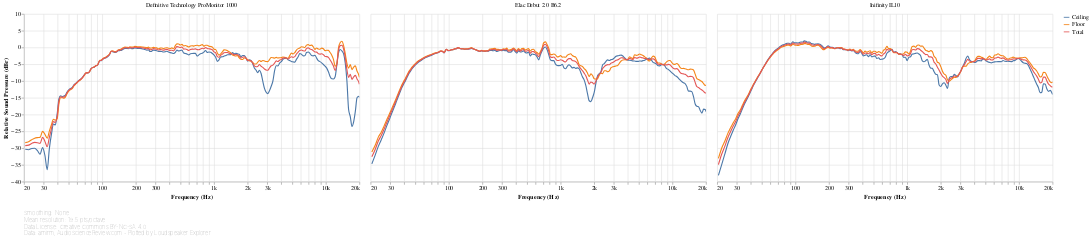

Write notebook code for a chart like this one.
### Markdown cell above
[ANSI-CTA-2034-A](https://shop.cta.tech/products/standard-method-of-measurement-for-in-home-loudspeakers) section 5.2 defines the following Vertical Reflection curves as the power average of the responses at the following vertical angles:

- **Floor**: -20° to -40°
- **Ceiling**: +40° to +60°

### Code cell
#@markdown
reflection_responses_chart('Vertical')

### Figure 1 — Vega-Lite specification as saved in the notebook (floating-point values rounded to 4 significant figures; data arrays with more than 128 entries replaced by an {"elided": "..."} marker saying what was removed)
{"config": {"view": {"continuousWidth": 400, "continuousHeight": 300, "opacity": 0}}, "vconcat": [{"data": {"name": "data-983c3a3fcaf81465879e743b3f5e6422"}, "facet": {"type": "nominal", "field": "speaker", "title": null}, "spec": {"layer": [{"mark": {"type": "line", "clip": true, "interpolate": "monotone"}, "encoding": {"opacity": {"condition": {"value": 1, "selection": "selector030"}, "value": 0.2}}, "selection": {"selector030": {"type": "multi", "encodings": ["color"], "bind": "legend"}, "selector032": {"type": "interval", "bind": "scales", "encodings": ["x", "y"]}, "selector033": {"type": "single", "fields": ["speaker"], "bind": {"input": "select", "options": [null, "Definitive Technology ProMonitor 1000", "Elac Debut 2.0 B6.2", "Inifinity IL10"], "labels": ["All", "Definitive Technology ProMonitor 1000", "Elac Debut 2.0 B6.2", "Inifinity IL10"], "name": "Speaker: "}}}}, {"mark": {"type": "circle", "clip": true, "size": 100}, "encoding": {"fillOpacity": {"condition": {"value": 0.3, "selection": "selector031"}, "value": 0}}, "selection": {"selector031": {"type": "single", "on": "mouseover", "clear": "mouseout", "empty": "none", "encodings": ["x", "y"]}}}], "encoding": {"color": {"type": "nominal", "field": "key", "legend": {"symbolType": "stroke"}, "sort": null, "title": null}, "tooltip": [{"type": "nominal", "field": "key", "title": "Direction"}, {"type": "quantitative", "field": "frequency", "format": ".03s", "title": "Frequency (Hz)"}, {"type": "quantitative", "field": "value", "format": ".2f", "title": "Value (dB)"}], "x": {"type": "quantitative", "axis": {"format": "s"}, "field": "frequency", "scale": {"base": 10, "domain": [20, 20000], "nice": false, "type": "log"}, "title": "Frequency (Hz)"}, "y": {"type": "quantitative", "axis": {"grid": true}, "field": "value", "scale": {"domain": [-40, 10]}, "title": ["Relative Sound Pressure (dBr)"]}}, "height": 300, "transform": [{"flatten": ["frequency", "Ceiling", "Floor", "Total"]}, {"fold": ["Ceiling", "Floor", "Total"]}], "width": 600}, "transform": [{"filter": {"selection": "selector033"}}]}, {"mark": "text", "height": 1, "title": {"text": ["Smoothing: None", "Mean resolution: 19.5 pts/octave", "Data License: Creative Commons BY-NC-SA 4.0", "Data: amirm, AudioScienceReview.com - Plotted by Loudspeaker Explorer"], "anchor": "start", "color": "gray", "fontSize": 10, "fontWeight": "lighter"}, "width": 600}], "resolve": {"legend": {"color": "independent"}}, "$schema": "https://vega.github.io/schema/vega-lite/v4.8.1.json", "datasets": {"data-983c3a3fcaf81465879e743b3f5e6422": [{"speaker": "Definitive Technology ProMonitor 1000", "frequency": {"elided": "194 float values"}, "Ceiling": {"elided": "194 float values"}, "Floor": {"elided": "194 float values"}, "Total": {"elided": "194 float values"}}, {"speaker": "Elac Debut 2.0 B6.2", "frequency": {"elided": "194 float values"}, "Ceiling": {"elided": "194 float values"}, "Floor": {"elided": "194 float values"}, "Total": {"elided": "194 float values"}}, {"speaker": "Inifinity IL10", "frequency": {"elided": "194 float values"}, "Ceiling": {"elided": "194 float values"}, "Floor": {"elided": "194 float values"}, "Total": {"elided": "194 float values"}}]}}
